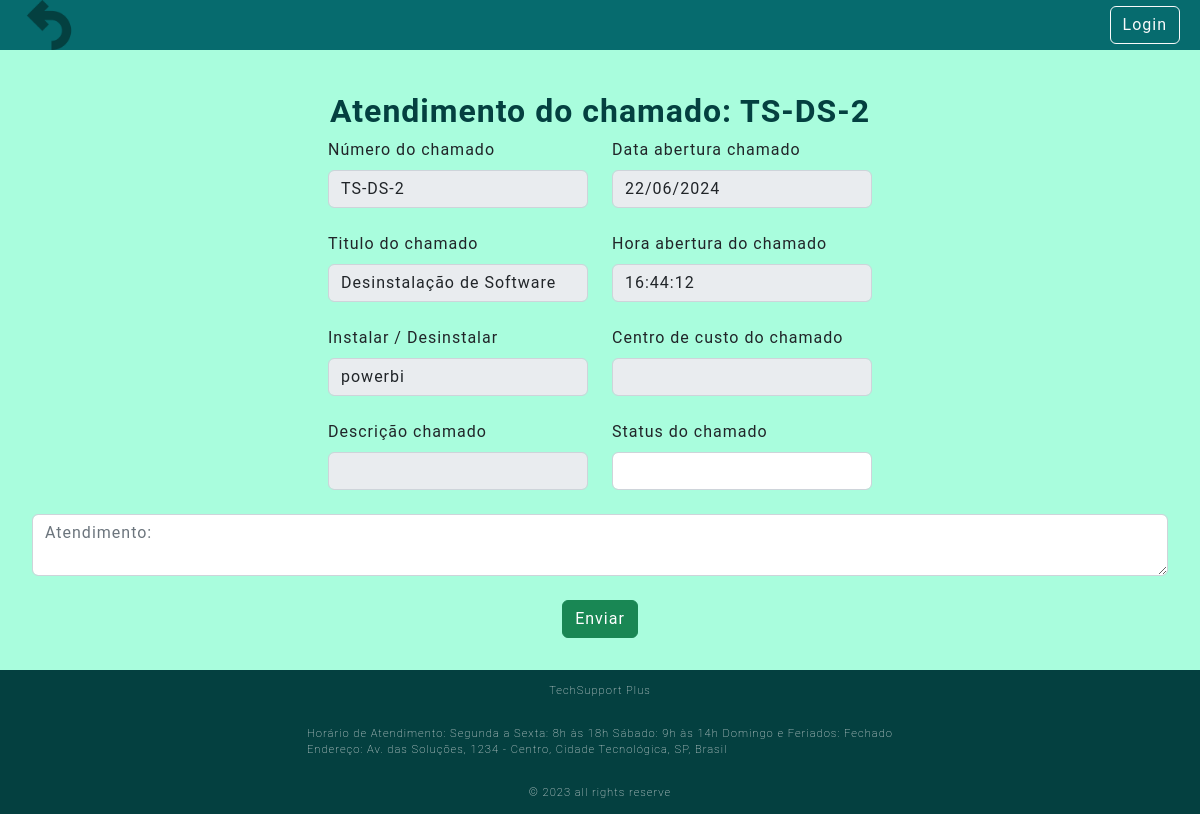
Screenshot of /3/atendimento with the database file from the repository.
### Src/Model/Bd.py (models this page shows, shortened)
class Ticket(db.Model):
    __tablename__ = "Ticket"
    id = db.Column(db.Integer, primary_key=True, autoincrement=True)
    idUser = db.Column(db.Integer,db.ForeignKey('CreatUser.id'))
    identificador = db.Column(db.String(50), nullable=False)
    title = db.Column(db.String(50), nullable=False)
    software = db.Column(db.String(50), nullable=False)
    description = db.Column(db.String, nullable=False)
    status = db.Column(db.String(20), nullable=False, default='Open')
    execution = db.Column(db.String(500), nullable=False)
    created_data = db.Column(db.String, nullable=False)
    created_hora = db.Column(db.String, nullable=False)
    cost_center = db.Column(db.String, nullable=False)

### Src/View/NewTicket.py (the view)
@tk.route('/<id>/atendimento')
def atendimento(id):
    tickets = Ticket.query.filter_by(id=id).all()
    return render_template('atendimento.html', tickets=tickets)

### Templates/atendimento.html (shortened to what this page needs)
{% extends 'base.html' %}
{% block conteudo %}
    {% for ticket in tickets %}
    <h1>Atendimento do chamado: {{ ticket.identificador }}</h1>
    <form method="POST" action="{{ url_for('router.tk.update', id=ticket.id )}}">
<div class="row justify-content-center">
    <div class="form-group col-md-3" style="text-align: left;">
        <label class="form-label" >Número do chamado</label>
        <input type="text" class="form-control" name="identificador" value="{{ticket.identificador}}" disabled><br>
        <label class="form-label" >Titulo do chamado</label>
        <input type="text" class="form-control" name="title" value="{{ticket.title}}" disabled><br>
        {% if ticket.cost_center%}
            <label class="form-label" >Equipamentos</label>
        {% else %}
            <label class="form-label" >Instalar / Desinstalar</label>
        {% endif %}
        <input type="text" class="form-control" name="software" value="{{ticket.software}}" disabled><br>
        <label class="form-label" >Descrição chamado</label>
        <input type="text" class="form-control" name="description" value="{{ticket.description}}" disabled><br>
    </div>
    <div class="form-group col-md-3" style="text-align: left;">
        <label class="form-label" >Data abertura chamado</label>
        <input type="text" class="form-control" name="created_data" value="{{ticket.created_data}}" disabled><br>
        <label class="form-label" >Hora abertura do chamado</label>
        <input type="text" class="form-control" name="created_hora" value="{{ticket.created_hora}}" disabled><br>
        <label class="form-label" >Centro de custo do chamado</label>
        <input type="text" class="form-control" name="cost_center" value="{{ticket.cost_center}}" disabled><br>
        <label class="form-label" >Status do chamado</label>
        <select class="form-control" name="status" required>
            <option value=""></option>
            <option value="Andamento" {% if ticket.status == 'Andamento' %}selected{% endif %}>Andamento</option>
        </select><br>
    </div>
</div>
<div class="row justify-content-center">
    {% if ticket.status == "open" %}
        <textarea class="form-control" placeholder="Atendimento: " name="Atendimento"></textarea>
    {% else %}
        <textarea class="form-control" name="Atendimento">{{ ticket.execution.split(' | ')[0] }}</textarea>
    {% endif %}
</div><br>
    <button class="btn btn-success" type="submit" name="button" value="{{current_user.id}}" >Enviar</button>
</form>
    {% endfor %}
{% endblock conteudo %}

### Public/style.css (style rules this page uses)
:root { --color-neutral-0: #044040; --color-neutral-10: #2e2c2c; --color-neutral-20: #066b6e; --color-neutral-30: #a8a29e; --color-neutral-40: #fcf8f8; --color-neutral-50: #a9fddd; }
* { font-family: 'Roboto', sans-serif; margin: 0; padding: 0; box-sizing: border-box; letter-spacing: 1px; }
body { background: var(--color-neutral-50); display: flex; flex-direction: column; min-height: 100vh; }
h1 { color: var(--color-neutral-0); font-size: 2rem; font-weight: bold; }

### rows the page displays
Ticket: identificador "TS-DS-2", title "Desinstalação de Software", cost_center "Instalar / Desinstalar", software "powerbi", created_data "22/06/2024", created_hora "16:44:12"
